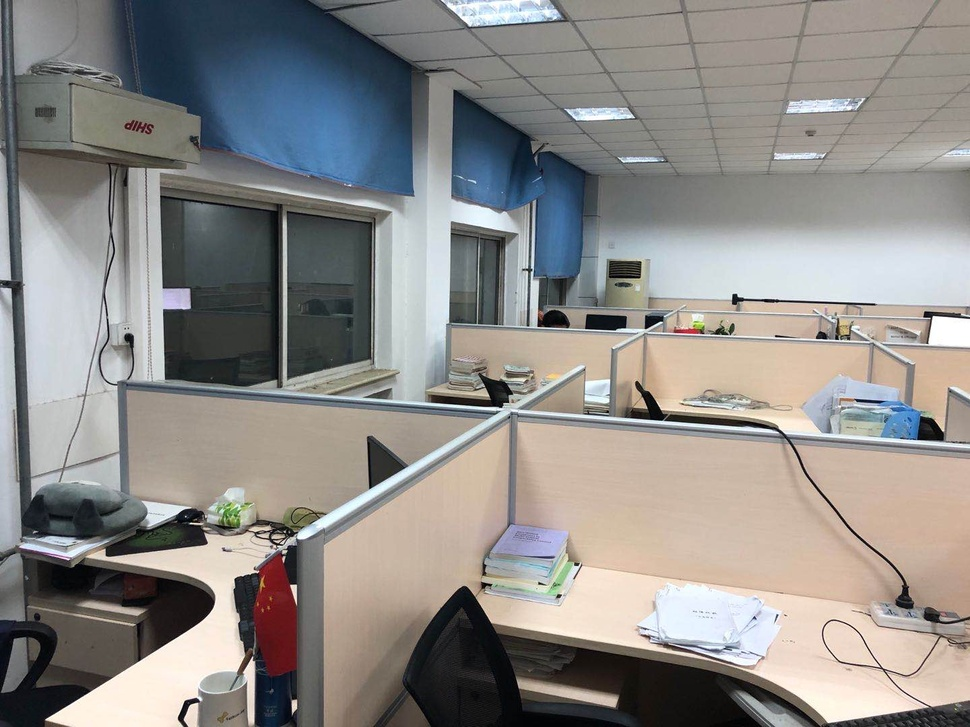
//> input picture build/office_data/1.jpg, 970 x 727 px, shrunk from 1440 x 1080 before the run
$ ./fe build/office_data/1.jpg build/office_data/2.jpg   (built with g++ and OpenCV 4)
//> lines starting //> are read from the running program, lines starting //| are printed output that depends on the picture
#include <iostream>
#include <opencv2/core/core.hpp>
#include <opencv2/features2d/features2d.hpp>
#include <opencv2/highgui/highgui.hpp>

using namespace std;
using namespace cv;

int main ( int argc, char** argv )
{
    if ( argc != 3 )
    {
        cout<<"usage: feature_extraction img1 img2"<<endl;
        return 1;
    }
    //-- 读取图像
    Mat img_1 = imread ( argv[1], CV_LOAD_IMAGE_COLOR );
//> img_1 is the input picture: 727 rows x 970 cols, CV_8UC3; mean B, G, R 136.4, 139.4, 142
    Mat img_2 = imread ( argv[2], CV_LOAD_IMAGE_COLOR );
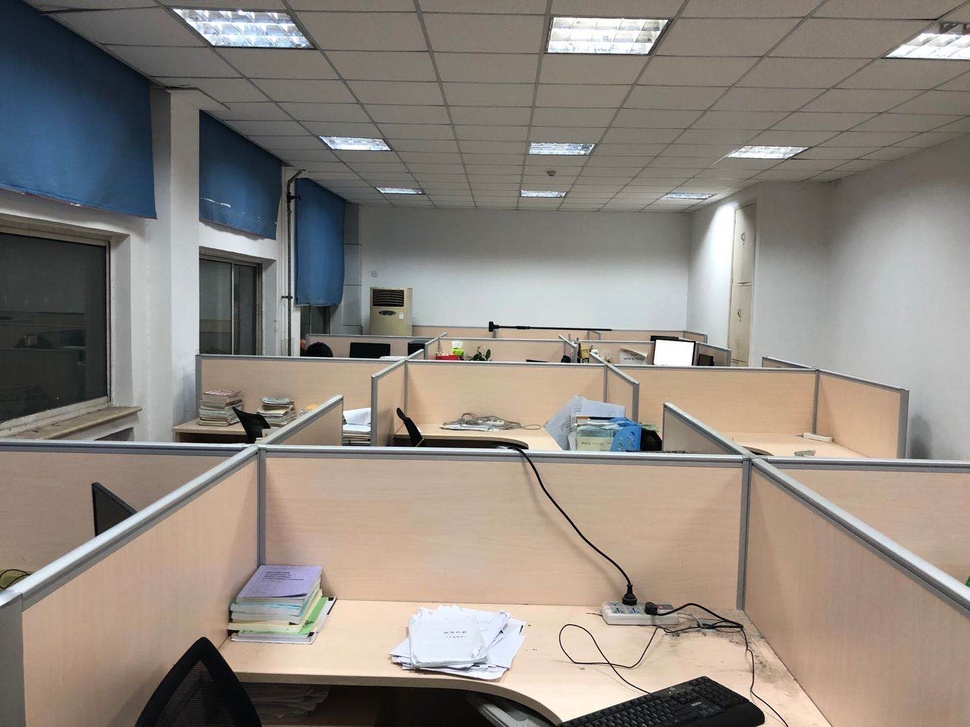
//> input picture build/office_data/2.jpg, 970 x 727 px, shrunk from 1440 x 1080 before the run
//> img_2 is the input picture: 727 rows x 970 cols, CV_8UC3; mean B, G, R 127.5, 135, 143.1

    //-- 初始化
    std::vector<KeyPoint> keypoints_1, keypoints_2;
    Mat descriptors_1, descriptors_2;
    Ptr<FeatureDetector> detector = ORB::create();
    Ptr<DescriptorExtractor> descriptor = ORB::create();
    // Ptr<FeatureDetector> detector = FeatureDetector::create(detector_name);
    // Ptr<DescriptorExtractor> descriptor = DescriptorExtractor::create(descriptor_name);
    Ptr<DescriptorMatcher> matcher  = DescriptorMatcher::create ( "BruteForce-Hamming" );

    //-- 第一步:检测 Oriented FAST 角点位置
    detector->detect ( img_1,keypoints_1 );
//> keypoints_1 = 500 keypoints; strongest (x, y, size): (735, 294, 31), (576, 565, 31), (734, 294, 37.2), (836, 338, 31)
    detector->detect ( img_2,keypoints_2 );
//> keypoints_2 = 500 keypoints; strongest (x, y, size): (692, 344, 31), (658, 340, 31), (691, 344, 37.2), (490, 322, 31)

    //-- 第二步:根据角点位置计算 BRIEF 描述子
    descriptor->compute ( img_1, keypoints_1, descriptors_1 );
    descriptor->compute ( img_2, keypoints_2, descriptors_2 );

    Mat outimg1;
    drawKeypoints( img_1, keypoints_1, outimg1, Scalar::all(-1), DrawMatchesFlags::DEFAULT );
    Mat outimg2;
    drawKeypoints( img_2, keypoints_2, outimg2, Scalar::all(-1), DrawMatchesFlags::DEFAULT );
    imshow("ORB特征点",outimg1);
    imwrite("out1.png",outimg1);
    imwrite("out2.png",outimg2);
    //-- 第三步:对两幅图像中的BRIEF描述子进行匹配，使用 Hamming 距离
    vector<DMatch> matches;
    //BFMatcher matcher ( NORM_HAMMING );
    matcher->match ( descriptors_1, descriptors_2, matches );
//> matches = 500 matches

    //-- 第四步:匹配点对筛选
    double min_dist=10000, max_dist=0;

    //找出所有匹配之间的最小距离和最大距离, 即是最相似的和最不相似的两组点之间的距离
    for ( int i = 0; i < descriptors_1.rows; i++ )
    {
        double dist = matches[i].distance;
        if ( dist < min_dist ) min_dist = dist;
        if ( dist > max_dist ) max_dist = dist;
    }
//> this loop made 500 passes
//> (dist, min_dist, max_dist) on pass 1: (56, 56, 56)
//> (dist, min_dist) on passes 2, 8, 32, 67, 286, 364: (25, 25), (16, 16), (14, 14), (12, 12), (10, 10), (7, 7)
//> after the loop, min_dist = 7; max_dist = 92

    // 仅供娱乐的写法
    min_dist = min_element( matches.begin(), matches.end(), [](const DMatch& m1, const DMatch& m2) {return m1.distance<m2.distance;} )->distance;
    max_dist = max_element( matches.begin(), matches.end(), [](const DMatch& m1, const DMatch& m2) {return m1.distance<m2.distance;} )->distance;

    printf ( "-- Max dist : %f \n", max_dist );
//| -- Max dist : 92.000000
    printf ( "-- Min dist : %f \n", min_dist );
//| -- Min dist : 7.000000

    //当描述子之间的距离大于两倍的最小距离时,即认为匹配有误.但有时候最小距离会非常小,设置一个经验值30作为下限.
    std::vector< DMatch > good_matches;
    for ( int i = 0; i < descriptors_1.rows; i++ )
    {
        if ( matches[i].distance <= max ( 2*min_dist, 30.0 ) )
        {
            good_matches.push_back ( matches[i] );
        }
    }
//> after the loop, good_matches = 139 matches

    //-- 第五步:绘制匹配结果
    Mat img_match;
    Mat img_goodmatch;
    drawMatches ( img_1, keypoints_1, img_2, keypoints_2, matches, img_match );
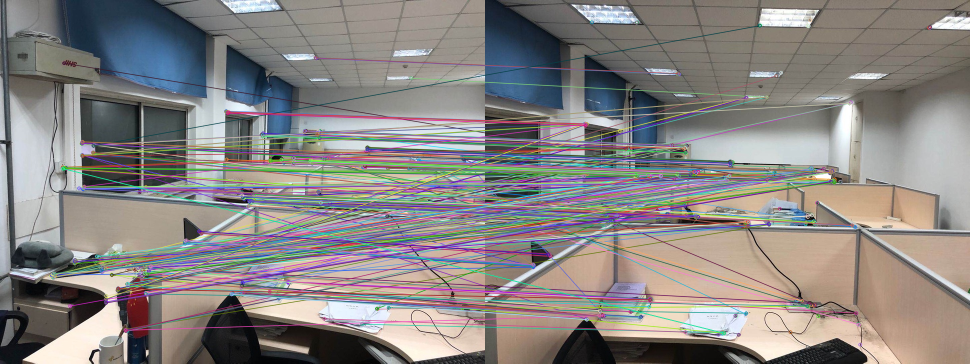
//> img_match: 727 rows x 1940 cols, CV_8UC3 (shown at 1/2 size); mean B, G, R 130.8, 132.9, 137.2
    drawMatches ( img_1, keypoints_1, img_2, keypoints_2, good_matches, img_goodmatch );
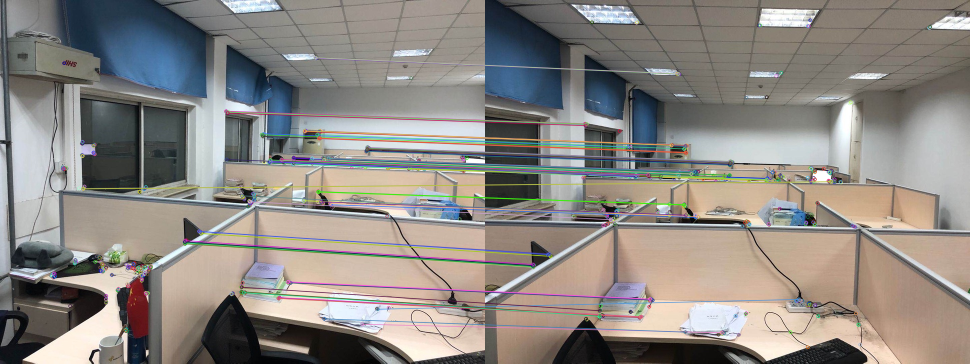
//> img_goodmatch: 727 rows x 1940 cols, CV_8UC3 (shown at 1/2 size); mean B, G, R 131.2, 136.3, 141.2
    imshow ( "所有匹配点对", img_match );
    imwrite( "img_match.png",img_match);
    imshow ( "优化后匹配点对", img_goodmatch );
    imwrite( "optimised.png",img_goodmatch);
    waitKey(0);

    return 0;
}
